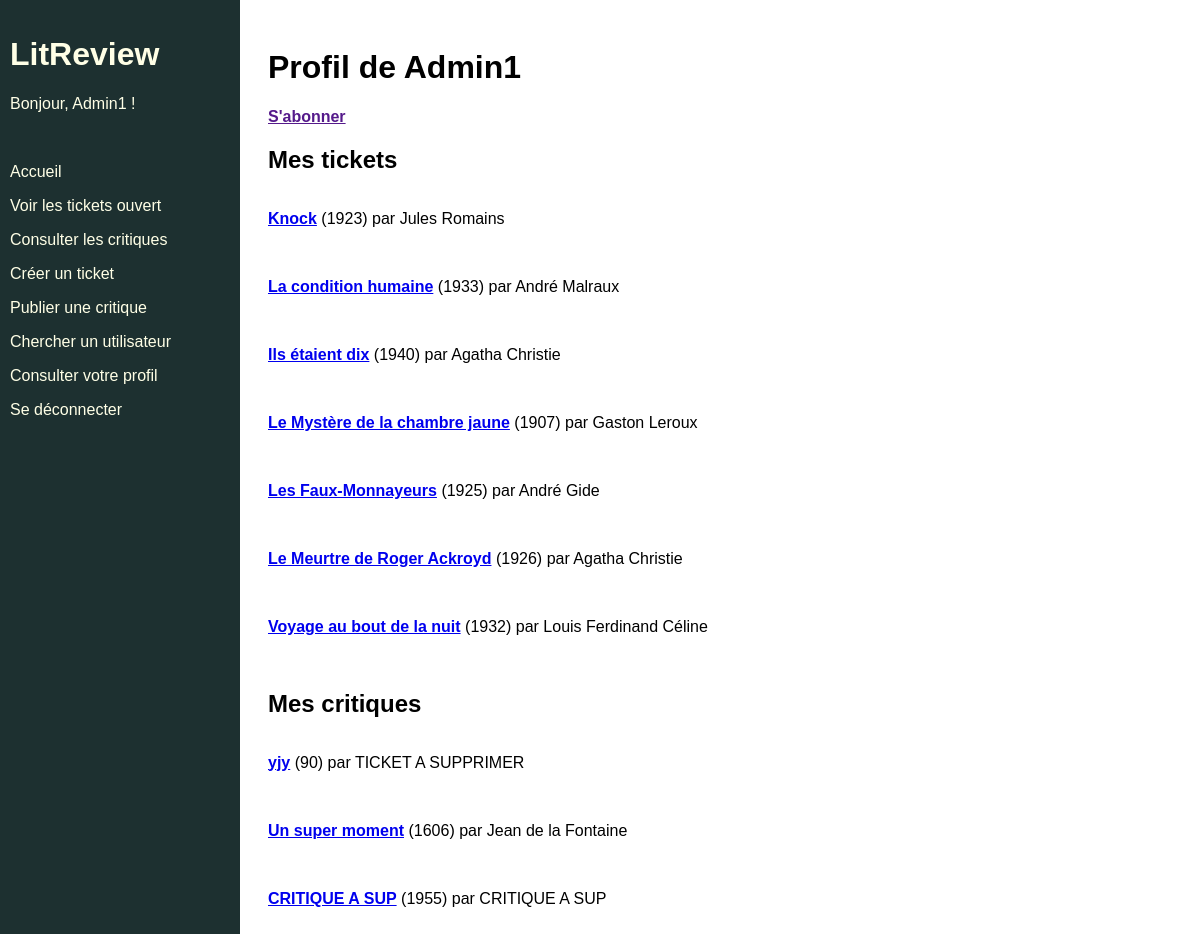
Page /user/3 (signed in) on the earlier database version.
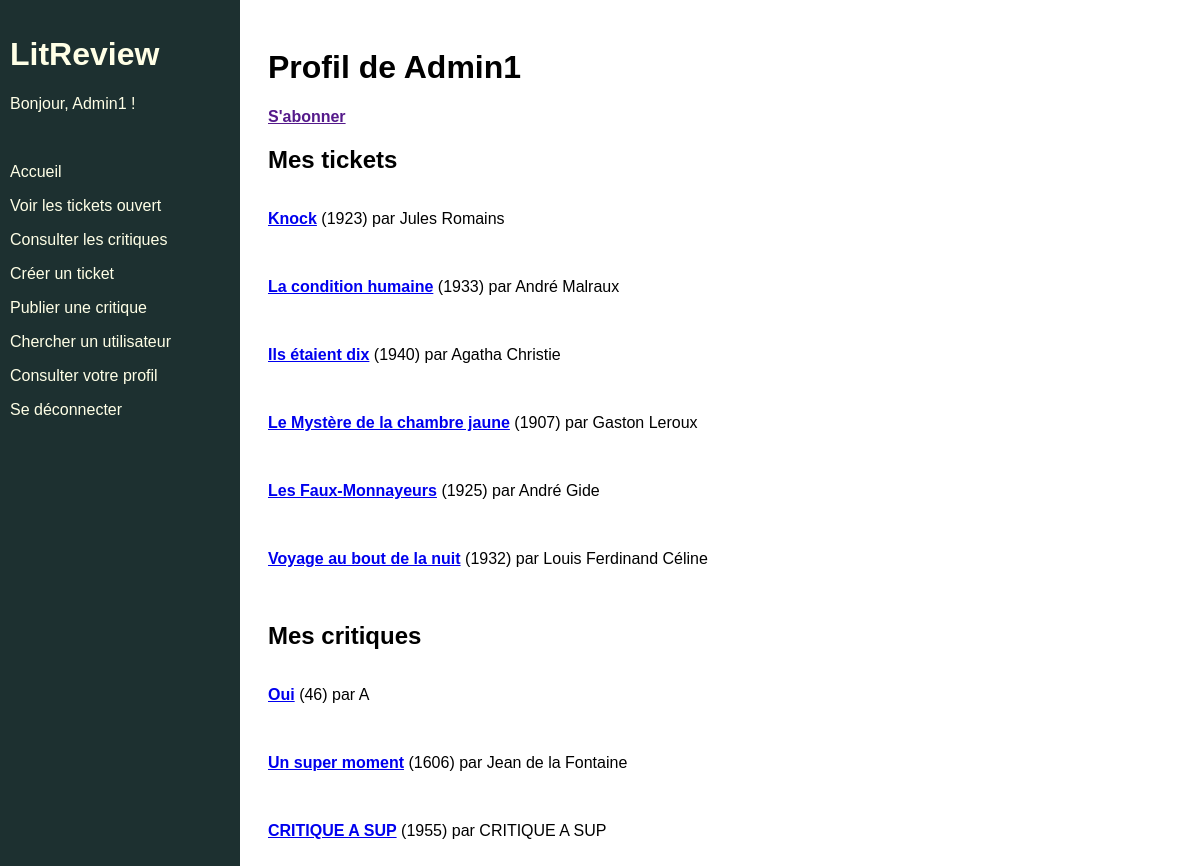
Same page on the later database version.
### blog/models.py (models this page shows)
class Ticket(models.Model):
    content_reference = models.CharField(verbose_name='Titre de la référence', max_length=80)
    content_author = models.CharField(verbose_name='Nom de l\'auteur', max_length=80)
    content_picture = models.ImageField(verbose_name='Image', upload_to='ticket', blank=True, null=True)
    publication_year = models.IntegerField(verbose_name='Date de publication',
                                           validators=[MinValueValidator(-400),MaxValueValidator(datetime.date.today().year+1)],
                                           blank=True, null=True)
    ticket_author = models.ForeignKey(settings.AUTH_USER_MODEL, on_delete=models.CASCADE, blank=True, null=True)
    user_comment = models.TextField(verbose_name='Commentaire', max_length=300)
    status = models.BooleanField(default=True)
    time_created = models.DateTimeField(auto_now_add=True, blank=True, null=True)
    def __str__(self):
        return self.content_reference
    class Meta:
        ordering = ['-time_created']

class Review(models.Model):
    ticket = models.ForeignKey(to=Ticket, on_delete=models.CASCADE, blank=True, null=True)
    rating = models.PositiveSmallIntegerField(verbose_name='Notes', validators=[MinValueValidator(0), MaxValueValidator(5)])
    headline = models.CharField(verbose_name="Titre", max_length=128)
    body = models.TextField(verbose_name="Critique",max_length=8192, blank=True)
    user = models.ForeignKey(to=settings.AUTH_USER_MODEL, on_delete=models.CASCADE)
    time_created = models.DateTimeField(auto_now_add=True)
    content_reference = models.CharField(verbose_name='Titre de la référence', max_length=80, blank=True, null=True)
    content_author = models.CharField(verbose_name='Nom de l\'auteur', max_length=80, blank=True, null=True)
    content_picture = models.ImageField(verbose_name='Image', upload_to='ticket', blank=True, null=True)
    publication_year = models.IntegerField(verbose_name='Date de publication',
                                           validators=[MinValueValidator(-400),MaxValueValidator(datetime.date.today().year+1)],
                                           blank=True, null=True)
    def __str__(self):
        return self.headline
    class Meta:
        ordering = ['-time_created']

### blog/views.py (the view)
# urls.py: path('user/<int:user_id>', views.user_page, name='user-page'),
@login_required
def user_page(request, user_id):
    guest = get_object_or_404(User, id=user_id)
    tickets = Ticket.objects.filter(ticket_author=user_id)
    reviews = Review.objects.filter(user=user_id)
    return render(request, 'user/user_page.html', context={
        'guest_id': guest,
        'tickets': tickets,
        'reviews': reviews,
        'page_ref': 'ticket-page',
    })

### blog/templates/user/user_page.html (shortened to what this page needs)
{% extends 'base.html' %}
{% block content %}
<h1> Profil de {{ guest_id.username }}</h1>
<b><a href="">S'abonner</a></b>
<h2>Mes tickets</h2>
<div class="content-items">
{% if tickets %}
    {% for ticket in tickets %}
        {% if ticket.status %}
            <p><a href="{% url page_ref ticket.id %}" class="title">{{ ticket }}</a>
                {% if ticket.publication_year %}
                    ({{ticket.publication_year}})
                {% endif %}
                par {{ ticket.content_author }} </p>
            <br>
        {% endif %}
    {% endfor %}
{% else %}
    <i> Je n'ai pas encore ouvert de ticket </i>
{% endif %}
</div>
<h2>Mes critiques</h2>
<div class="content-items">
{% if reviews %}
    {% for review in reviews %}
        <p><a class="title" href="{% url 'show-review' review.id %}">{{ review }}</a>
            {% if review.publication_year %}
                ({{review.publication_year}})
            {% endif %}
            par {{ review.content_author }}
        </p>
        <br>
    {% endfor %}
{% else %}
    <i> Je n'ai pas encore publié de critique </i>
{% endif %}
</div>
<br>
{% endblock %}

Differences in the rows shown:
removed Ticket: content_reference "Le Meurtre de Roger Ackroyd", publication_year "1926", content_author "Agatha Christie"
removed Review: headline "yjy", publication_year "90", content_author "TICKET A SUPPRIMER"
added Review: headline "Oui", publication_year "46", content_author "A"
